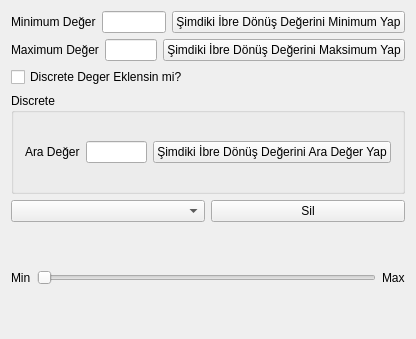
<?xml version="1.0" encoding="UTF-8"?>
<ui version="4.0">
 <class>IbreSceneItemEdit</class>
 <widget class="QWidget" name="IbreSceneItemEdit">
  <property name="geometry">
   <rect>
    <x>0</x>
    <y>0</y>
    <width>416</width>
    <height>339</height>
   </rect>
  </property>
  <property name="windowTitle">
   <string>IbreSceneItemEdit</string>
  </property>
  <layout class="QVBoxLayout" name="verticalLayout">
   <item>
    <layout class="QHBoxLayout" name="horizontalLayout">
     <item>
      <widget class="QLabel" name="label">
       <property name="text">
        <string>Minimum Değer</string>
       </property>
      </widget>
     </item>
     <item>
      <widget class="QLineEdit" name="lineEditMinValue"/>
     </item>
     <item>
      <widget class="QPushButton" name="pushButtonSetMin">
       <property name="text">
        <string>Şimdiki İbre Dönüş Değerini Minimum Yap</string>
       </property>
      </widget>
     </item>
    </layout>
   </item>
   <item>
    <layout class="QHBoxLayout" name="horizontalLayout_2">
     <item>
      <widget class="QLabel" name="label_2">
       <property name="text">
        <string>Maximum Değer</string>
       </property>
      </widget>
     </item>
     <item>
      <widget class="QLineEdit" name="lineEditMaxValue"/>
     </item>
     <item>
      <widget class="QPushButton" name="pushButtonSetMax">
       <property name="text">
        <string>Şimdiki İbre Dönüş Değerini Maksimum Yap</string>
       </property>
      </widget>
     </item>
    </layout>
   </item>
   <item>
    <widget class="QCheckBox" name="checkBoxDiscrete">
     <property name="text">
      <string>Discrete Deger Eklensin mi?</string>
     </property>
    </widget>
   </item>
   <item>
    <widget class="QGroupBox" name="groupBoxDiscrete">
     <property name="title">
      <string>Discrete</string>
     </property>
     <layout class="QVBoxLayout" name="verticalLayout_2">
      <item>
       <layout class="QVBoxLayout" name="verticalLayout_3">
        <item>
         <layout class="QHBoxLayout" name="horizontalLayout_4">
          <item>
           <widget class="QLabel" name="label_5">
            <property name="text">
             <string>Ara Değer</string>
            </property>
           </widget>
          </item>
          <item>
           <widget class="QLineEdit" name="lineEditDiscreteValue"/>
          </item>
          <item>
           <widget class="QPushButton" name="pushButtonSetDiscreteValue">
            <property name="text">
             <string>Şimdiki İbre Dönüş Değerini Ara Değer Yap</string>
            </property>
           </widget>
          </item>
         </layout>
        </item>
       </layout>
      </item>
     </layout>
    </widget>
   </item>
   <item>
    <layout class="QHBoxLayout" name="horizontalLayout_5">
     <item>
      <widget class="QComboBox" name="comboBoxDiscreteValue"/>
     </item>
     <item>
      <widget class="QPushButton" name="pushButtonDeleteDiscreteValue">
       <property name="text">
        <string>Sil</string>
       </property>
      </widget>
     </item>
    </layout>
   </item>
   <item>
    <layout class="QHBoxLayout" name="horizontalLayout_3">
     <item>
      <widget class="QLabel" name="label_3">
       <property name="text">
        <string>Min</string>
       </property>
      </widget>
     </item>
     <item>
      <widget class="QSlider" name="horizontalSliderMinMax">
       <property name="orientation">
        <enum>Qt::Horizontal</enum>
       </property>
      </widget>
     </item>
     <item>
      <widget class="QLabel" name="label_4">
       <property name="text">
        <string>Max</string>
       </property>
      </widget>
     </item>
    </layout>
   </item>
  </layout>
 </widget>
 <layoutdefault spacing="6" margin="11"/>
 <resources/>
 <connections/>
</ui>
